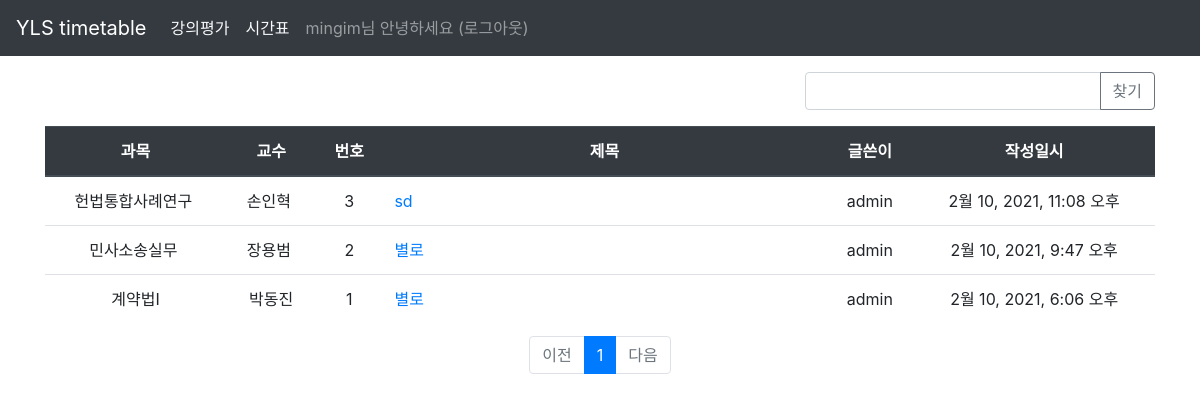
Page /board/list/ (signed in) on the committed database.
### board/models.py (models this page shows, shortened)
class Assess(models.Model):
    author = models.ForeignKey(User, on_delete=models.CASCADE)
    classinfo = models.ForeignKey(ClassD, on_delete=models.CASCADE)
    subject = models.CharField(max_length=200)
    content = models.TextField()
    create_date = models.DateTimeField()
    modify_date = models.DateTimeField(null=True, blank=True)

### timetable/models.py (models this page shows, shortened)
class ClassD(models.Model):
    title = models.CharField(max_length=200)
    professor = models.CharField(max_length=200)
    time = models.CharField(max_length=200)
    room = models.CharField(max_length=200)
    semester = models.CharField(max_length=200)
    number = models.CharField(max_length=200)
    ban = models.CharField(max_length=200)
    voter = models.ManyToManyField(User, related_name='class_voter', blank=True)

### board/views.py (the view)
# urls.py: path('list/', views.list, name='list'),
@login_required(login_url='common:login')
def list(request):
    page = request.GET.get('page', '1')
    assess_list = Assess.objects.order_by('-create_date')
    paginator = Paginator(assess_list, 10)
    page_obj = paginator.get_page(page)
    context = {'assess_list': page_obj}
    return render(request, 'assess_list.html', context)

### timetable/templatetags/custom_tags.py (called while the page is built)
@register.filter
def sub(value, arg):
    return value -arg

### templates/assess_list.html (shortened to what this page needs)
{% extends 'base.html' %}
{% load custom_tags %}
{% block content %}
<div class="container my-3">
    <div class="row justify-content-end my-3">
        <div class="col-4 input-group">
            <input type="text" class="form-control kw"
                   value="{{ kw|default_if_none:''}}">
            <div class="input-group-append">
                <button class="btn btn-outline-secondary"
                        type="button" id="btn_search">찾기</button>
            </div>
        </div>
    </div>
            <table class="table">
                <thead>
                <tr class="text-center thead-dark">
                    <th>과목</th>
                    <th>교수</th>
                    <th>번호</th>
                    <th style="width:40%">제목</th>
                    <th>글쓴이</th>
                    <th>작성일시</th>
                </tr>
                </thead>
                <tbody>
                {% if assess_list %}
                {% for assess in assess_list %}
                <tr class="text-center">
                    <td>{{ assess.classinfo.title }}</td>
                    <td>{{ assess.classinfo.professor }}</td>
                    <td>{{ assess_list.paginator.count|sub:assess_list.start_index|sub:forloop.counter0|add:1}}</td>
                    <td class="text-left">
                        <a href="{% url 'board:detail' assess.id %}">
                            {{ assess.subject }}
                        </a>
                    </td>
                    <td>{{ assess.author.username }}</td>
                    <td>{{ assess.create_date }}</td>
                </tr>
                {% endfor %}
                {% else %}
                <tr>
                    <td colspan="3">질문이 없습니다.</td>
                </tr>
                {% endif %}
                </tbody>
            </table>
            <ul class="pagination justify-content-center">
                {% if assess_list.has_previous %}
                <li class="page-item">
                    <a class="page-link"
                       href="?page={{ assess_list.previous_page_number }}">
                        이전
                    </a>
                </li>
                {% else %}
                <li class="page-item disabled">
                    <a class="page-link" tabindex="-1" aria-disabled="true" href="#">
                        이전
                    </a>
                </li>
                {% endif %}
                {% for page_number in assess_list.paginator.page_range %}
                {% if page_number >= assess_list.number|add:-5 and page_number <= assess_list.number|add:5 %}
                {% if page_number == assess_list.number %}
                <li class="page-item active" aria-current="page">
                    <a class="page-link" href="?page={{ page_number }}">
                        {{ page_number }}
                    </a>
                </li>
                {% else %}
                <li class="page-item">
                    <a class="page-link" href="?page={{ page_number }}">
                        {{ page_number }}
                    </a>
                </li>
                {% endif %}
                {% endif %}
                {% endfor %}
                {% if assess_list.has_next %}
                <li class="page-item">
                    <a class="page-link"
                       href="?page={{ assess_list.next_page_number }}">
                        다음
                    </a>
                </li>
                {% else %}
                <li class="page-item disabled">
                    <a class="page-link" tabindex="-1" aria-disabled="true" href="#">
                        다음
                    </a>
                </li>
                {% endif %}
            </ul>
</div>
{% endblock %}

### templates/navbar.html (shortened to what this page needs)
<nav class="navbar navbar-expand-lg navbar-dark bg-dark">
    <a class="navbar-brand" href="{% url 'index' %}">YLS timetable</a>
    <div class="collapse navbar-collapse flex-grow-0" id="navbarNav">
        <ul class="nav navbar-nav">
            <li class="nav-item">
                <a class="nav-link text-light" href="{% url 'board:list' %}">강의평가</a>
            </li>
            <li class="nav-item">
                <a class="nav-link text-light" href="{% url 'index' %}">시간표</a>
            </li>
        </ul>
        <ul class="nav navbar-nav">
            <li class="nav-item">
                {% if user.is_authenticated %}
                <a class="nav-link" href="{% url 'common:logout' %}">
                    {{ user.username }}님 안녕하세요 (로그아웃)
                </a>
                {% else %}
                <a class="nav-link" href="{% url 'common:login' %}">로그인</a>
                {% endif %}
            </li>
        </ul>
    </div>
</nav>

### static/style.css (style rules this page uses)
.table { width: 100%; margin-bottom: 0.8rem; color: #212529; }

### rows in the picture
Assess: classinfo "헌법통합사례연구", classinfo.professor "손인혁", paginator.count|sub "3", subject "sd", author.username "admin", create_date "2월 10, 2021, 11:08 오후"
Assess: classinfo "민사소송실무", classinfo.professor "장용범", paginator.count|sub "2", subject "별로", author.username "admin", create_date "2월 10, 2021, 9:47 오후"
Assess: classinfo "계약법Ⅰ", classinfo.professor "박동진", paginator.count|sub "1", subject "별로", author.username "admin", create_date "2월 10, 2021, 6:06 오후"

### other values in the picture
{{ user.username }} "mingim"
{{ page_number }} "1"
